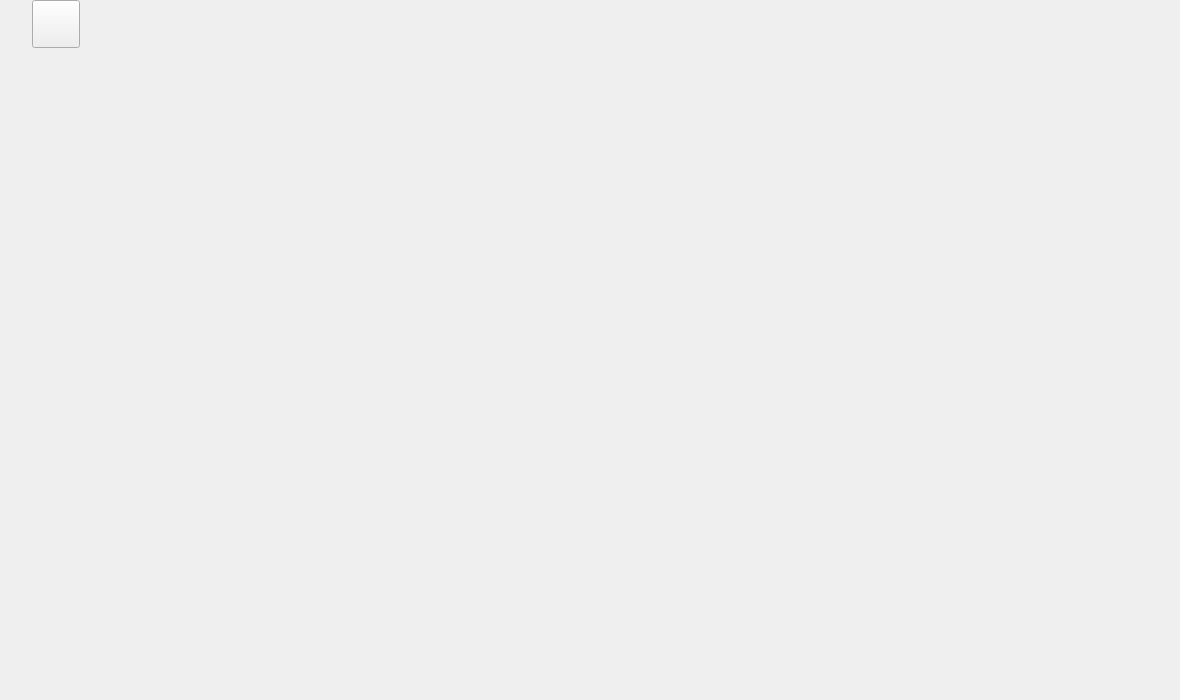
<?xml version="1.0" encoding="UTF-8"?>
<ui version="4.0">
 <class>EduSelectWidget</class>
 <widget class="QWidget" name="EduSelectWidget">
  <property name="geometry">
   <rect>
    <x>0</x>
    <y>0</y>
    <width>1180</width>
    <height>700</height>
   </rect>
  </property>
  <property name="minimumSize">
   <size>
    <width>1180</width>
    <height>700</height>
   </size>
  </property>
  <property name="maximumSize">
   <size>
    <width>1400</width>
    <height>800</height>
   </size>
  </property>
  <property name="windowTitle">
   <string>场景选择</string>
  </property>
  <property name="styleSheet">
   <string notr="true"/>
  </property>
  <layout class="QGridLayout" name="gridLayout">
   <property name="leftMargin">
    <number>0</number>
   </property>
   <property name="topMargin">
    <number>0</number>
   </property>
   <property name="rightMargin">
    <number>0</number>
   </property>
   <property name="bottomMargin">
    <number>0</number>
   </property>
   <property name="spacing">
    <number>0</number>
   </property>
   <item row="0" column="0">
    <widget class="QStackedWidget" name="stackedWidget">
     <property name="currentIndex">
      <number>0</number>
     </property>
     <widget class="QWidget" name="page">
      <layout class="QVBoxLayout" name="verticalLayout_3">
       <property name="spacing">
        <number>0</number>
       </property>
       <property name="leftMargin">
        <number>0</number>
       </property>
       <property name="topMargin">
        <number>0</number>
       </property>
       <property name="rightMargin">
        <number>0</number>
       </property>
       <property name="bottomMargin">
        <number>0</number>
       </property>
       <item>
        <layout class="QHBoxLayout" name="horizontalLayout">
         <property name="spacing">
          <number>0</number>
         </property>
         <property name="leftMargin">
          <number>32</number>
         </property>
         <item>
          <widget class="QPushButton" name="btn_back">
           <property name="minimumSize">
            <size>
             <width>48</width>
             <height>48</height>
            </size>
           </property>
           <property name="maximumSize">
            <size>
             <width>48</width>
             <height>16777215</height>
            </size>
           </property>
           <property name="text">
            <string/>
           </property>
          </widget>
         </item>
         <item>
          <spacer name="horizontalSpacer">
           <property name="orientation">
            <enum>Qt::Horizontal</enum>
           </property>
           <property name="sizeHint" stdset="0">
            <size>
             <width>40</width>
             <height>20</height>
            </size>
           </property>
          </spacer>
         </item>
        </layout>
       </item>
       <item>
        <spacer name="verticalSpacer">
         <property name="orientation">
          <enum>Qt::Vertical</enum>
         </property>
         <property name="sizeHint" stdset="0">
          <size>
           <width>20</width>
           <height>196</height>
          </size>
         </property>
        </spacer>
       </item>
       <item>
        <layout class="QHBoxLayout" name="horizontalLayout_3">
         <property name="spacing">
          <number>240</number>
         </property>
         <item>
          <spacer name="horizontalSpacer_2">
           <property name="orientation">
            <enum>Qt::Horizontal</enum>
           </property>
           <property name="sizeHint" stdset="0">
            <size>
             <width>40</width>
             <height>20</height>
            </size>
           </property>
          </spacer>
         </item>
         <item>
          <widget class="ImageButton" name="btn_teacher" native="true">
           <property name="minimumSize">
            <size>
             <width>300</width>
             <height>300</height>
            </size>
           </property>
           <property name="maximumSize">
            <size>
             <width>300</width>
             <height>300</height>
            </size>
           </property>
          </widget>
         </item>
         <item>
          <widget class="ImageButton" name="btn_student" native="true">
           <property name="minimumSize">
            <size>
             <width>300</width>
             <height>300</height>
            </size>
           </property>
           <property name="maximumSize">
            <size>
             <width>300</width>
             <height>300</height>
            </size>
           </property>
          </widget>
         </item>
         <item>
          <spacer name="horizontalSpacer_5">
           <property name="orientation">
            <enum>Qt::Horizontal</enum>
           </property>
           <property name="sizeHint" stdset="0">
            <size>
             <width>40</width>
             <height>20</height>
            </size>
           </property>
          </spacer>
         </item>
        </layout>
       </item>
       <item>
        <spacer name="verticalSpacer_2">
         <property name="orientation">
          <enum>Qt::Vertical</enum>
         </property>
         <property name="sizeHint" stdset="0">
          <size>
           <width>20</width>
           <height>196</height>
          </size>
         </property>
        </spacer>
       </item>
       <item>
        <spacer name="verticalSpacer_3">
         <property name="orientation">
          <enum>Qt::Vertical</enum>
         </property>
         <property name="sizeHint" stdset="0">
          <size>
           <width>20</width>
           <height>80</height>
          </size>
         </property>
        </spacer>
       </item>
      </layout>
     </widget>
     <widget class="QWidget" name="page_2">
      <layout class="QVBoxLayout" name="verticalLayout">
       <property name="spacing">
        <number>0</number>
       </property>
       <property name="leftMargin">
        <number>0</number>
       </property>
       <property name="topMargin">
        <number>0</number>
       </property>
       <property name="rightMargin">
        <number>0</number>
       </property>
       <property name="bottomMargin">
        <number>0</number>
       </property>
       <item>
        <layout class="QHBoxLayout" name="horizontalLayout_5">
         <property name="spacing">
          <number>0</number>
         </property>
         <property name="leftMargin">
          <number>32</number>
         </property>
         <item>
          <widget class="QPushButton" name="btn_back_2">
           <property name="minimumSize">
            <size>
             <width>48</width>
             <height>48</height>
            </size>
           </property>
           <property name="maximumSize">
            <size>
             <width>48</width>
             <height>48</height>
            </size>
           </property>
           <property name="text">
            <string/>
           </property>
          </widget>
         </item>
         <item>
          <spacer name="horizontalSpacer_6">
           <property name="orientation">
            <enum>Qt::Horizontal</enum>
           </property>
           <property name="sizeHint" stdset="0">
            <size>
             <width>40</width>
             <height>20</height>
            </size>
           </property>
          </spacer>
         </item>
        </layout>
       </item>
       <item>
        <spacer name="verticalSpacer_5">
         <property name="orientation">
          <enum>Qt::Vertical</enum>
         </property>
         <property name="sizeHint" stdset="0">
          <size>
           <width>20</width>
           <height>119</height>
          </size>
         </property>
        </spacer>
       </item>
       <item>
        <layout class="QHBoxLayout" name="horizontalLayout_10">
         <property name="spacing">
          <number>0</number>
         </property>
         <item>
          <spacer name="horizontalSpacer_15">
           <property name="orientation">
            <enum>Qt::Horizontal</enum>
           </property>
           <property name="sizeHint" stdset="0">
            <size>
             <width>40</width>
             <height>20</height>
            </size>
           </property>
          </spacer>
         </item>
         <item>
          <widget class="QWidget" name="course_widget" native="true">
           <property name="minimumSize">
            <size>
             <width>800</width>
             <height>454</height>
            </size>
           </property>
           <property name="styleSheet">
            <string notr="true"/>
           </property>
           <layout class="QGridLayout" name="gridLayout_4">
            <item row="0" column="1">
             <spacer name="verticalSpacer_7">
              <property name="orientation">
               <enum>Qt::Vertical</enum>
              </property>
              <property name="sizeHint" stdset="0">
               <size>
                <width>20</width>
                <height>76</height>
               </size>
              </property>
             </spacer>
            </item>
            <item row="1" column="0">
             <spacer name="horizontalSpacer_9">
              <property name="orientation">
               <enum>Qt::Horizontal</enum>
              </property>
              <property name="sizeHint" stdset="0">
               <size>
                <width>173</width>
                <height>20</height>
               </size>
              </property>
             </spacer>
            </item>
            <item row="1" column="1" colspan="2">
             <layout class="QGridLayout" name="gridLayout_3">
              <property name="rightMargin">
               <number>0</number>
              </property>
              <property name="bottomMargin">
               <number>0</number>
              </property>
              <property name="horizontalSpacing">
               <number>24</number>
              </property>
              <property name="verticalSpacing">
               <number>32</number>
              </property>
              <item row="1" column="1">
               <widget class="QComboBox" name="cmb_new_room_type">
                <property name="minimumSize">
                 <size>
                  <width>320</width>
                  <height>48</height>
                 </size>
                </property>
                <property name="maximumSize">
                 <size>
                  <width>320</width>
                  <height>48</height>
                 </size>
                </property>
                <item>
                 <property name="text">
                  <string>大班课</string>
                 </property>
                </item>
                <item>
                 <property name="text">
                  <string>大班小组课</string>
                 </property>
                </item>
               </widget>
              </item>
              <item row="4" column="1">
               <layout class="QHBoxLayout" name="horizontalLayout_6">
                <property name="spacing">
                 <number>8</number>
                </property>
                <property name="sizeConstraint">
                 <enum>QLayout::SetDefaultConstraint</enum>
                </property>
                <property name="leftMargin">
                 <number>0</number>
                </property>
                <item>
                 <spacer name="horizontalSpacer_7">
                  <property name="orientation">
                   <enum>Qt::Horizontal</enum>
                  </property>
                  <property name="sizeHint" stdset="0">
                   <size>
                    <width>40</width>
                    <height>20</height>
                   </size>
                  </property>
                 </spacer>
                </item>
                <item>
                 <widget class="QLabel" name="lbl_history_logo">
                  <property name="minimumSize">
                   <size>
                    <width>22</width>
                    <height>22</height>
                   </size>
                  </property>
                  <property name="maximumSize">
                   <size>
                    <width>22</width>
                    <height>22</height>
                   </size>
                  </property>
                  <property name="text">
                   <string/>
                  </property>
                 </widget>
                </item>
                <item>
                 <widget class="LabelWarp" name="lbl_history">
                  <property name="minimumSize">
                   <size>
                    <width>84</width>
                    <height>22</height>
                   </size>
                  </property>
                  <property name="maximumSize">
                   <size>
                    <width>84</width>
                    <height>22</height>
                   </size>
                  </property>
                  <property name="text">
                   <string>查看历史课堂</string>
                  </property>
                 </widget>
                </item>
                <item>
                 <spacer name="horizontalSpacer_8">
                  <property name="orientation">
                   <enum>Qt::Horizontal</enum>
                  </property>
                  <property name="sizeHint" stdset="0">
                   <size>
                    <width>40</width>
                    <height>20</height>
                   </size>
                  </property>
                 </spacer>
                </item>
               </layout>
              </item>
              <item row="0" column="0">
               <widget class="QLabel" name="lbl_course">
                <property name="minimumSize">
                 <size>
                  <width>0</width>
                  <height>48</height>
                 </size>
                </property>
                <property name="text">
                 <string>课程名称</string>
                </property>
                <property name="alignment">
                 <set>Qt::AlignRight|Qt::AlignTrailing|Qt::AlignVCenter</set>
                </property>
               </widget>
              </item>
              <item row="3" column="1">
               <widget class="QPushButton" name="btn_create_class">
                <property name="minimumSize">
                 <size>
                  <width>320</width>
                  <height>48</height>
                 </size>
                </property>
                <property name="maximumSize">
                 <size>
                  <width>320</width>
                  <height>16777215</height>
                 </size>
                </property>
                <property name="text">
                 <string>创建课堂</string>
                </property>
               </widget>
              </item>
              <item row="0" column="1">
               <widget class="QLineEdit" name="edt_new_room_id">
                <property name="minimumSize">
                 <size>
                  <width>320</width>
                  <height>48</height>
                 </size>
                </property>
                <property name="maximumSize">
                 <size>
                  <width>320</width>
                  <height>16777215</height>
                 </size>
                </property>
                <property name="placeholderText">
                 <string>请输入房间ID</string>
                </property>
               </widget>
              </item>
              <item row="1" column="0">
               <widget class="QLabel" name="lbl_type">
                <property name="minimumSize">
                 <size>
                  <width>72</width>
                  <height>48</height>
                 </size>
                </property>
                <property name="text">
                 <string>类型</string>
                </property>
                <property name="alignment">
                 <set>Qt::AlignRight|Qt::AlignTrailing|Qt::AlignVCenter</set>
                </property>
               </widget>
              </item>
              <item row="2" column="0">
               <widget class="QLabel" name="lbl_room_time">
                <property name="minimumSize">
                 <size>
                  <width>72</width>
                  <height>48</height>
                 </size>
                </property>
                <property name="text">
                 <string>课程时长</string>
                </property>
                <property name="alignment">
                 <set>Qt::AlignRight|Qt::AlignTrailing|Qt::AlignVCenter</set>
                </property>
               </widget>
              </item>
              <item row="2" column="1">
               <widget class="QComboBox" name="cmb_room_time">
                <property name="minimumSize">
                 <size>
                  <width>320</width>
                  <height>48</height>
                 </size>
                </property>
                <property name="maximumSize">
                 <size>
                  <width>320</width>
                  <height>48</height>
                 </size>
                </property>
                <item>
                 <property name="text">
                  <string>30 分钟</string>
                 </property>
                </item>
               </widget>
              </item>
             </layout>
            </item>
            <item row="1" column="3">
             <spacer name="horizontalSpacer_10">
              <property name="orientation">
               <enum>Qt::Horizontal</enum>
              </property>
              <property name="sizeHint" stdset="0">
               <size>
                <width>173</width>
                <height>20</height>
               </size>
              </property>
             </spacer>
            </item>
            <item row="2" column="2">
             <spacer name="verticalSpacer_8">
              <property name="orientation">
               <enum>Qt::Vertical</enum>
              </property>
              <property name="sizeHint" stdset="0">
               <size>
                <width>20</width>
                <height>76</height>
               </size>
              </property>
             </spacer>
            </item>
           </layout>
          </widget>
         </item>
         <item>
          <spacer name="horizontalSpacer_16">
           <property name="orientation">
            <enum>Qt::Horizontal</enum>
           </property>
           <property name="sizeHint" stdset="0">
            <size>
             <width>40</width>
             <height>20</height>
            </size>
           </property>
          </spacer>
         </item>
        </layout>
       </item>
       <item>
        <spacer name="verticalSpacer_6">
         <property name="orientation">
          <enum>Qt::Vertical</enum>
         </property>
         <property name="sizeHint" stdset="0">
          <size>
           <width>20</width>
           <height>173</height>
          </size>
         </property>
        </spacer>
       </item>
      </layout>
     </widget>
     <widget class="QWidget" name="page_3">
      <layout class="QVBoxLayout" name="verticalLayout_5">
       <property name="spacing">
        <number>0</number>
       </property>
       <property name="leftMargin">
        <number>0</number>
       </property>
       <property name="topMargin">
        <number>0</number>
       </property>
       <property name="rightMargin">
        <number>0</number>
       </property>
       <property name="bottomMargin">
        <number>0</number>
       </property>
       <item>
        <layout class="QVBoxLayout" name="verticalLayout_4">
         <property name="spacing">
          <number>0</number>
         </property>
         <item>
          <layout class="QHBoxLayout" name="horizontalLayout_4">
           <property name="spacing">
            <number>0</number>
           </property>
           <property name="leftMargin">
            <number>32</number>
           </property>
           <item>
            <widget class="QPushButton" name="btn_back_3">
             <property name="minimumSize">
              <size>
               <width>48</width>
               <height>48</height>
              </size>
             </property>
             <property name="maximumSize">
              <size>
               <width>48</width>
               <height>48</height>
              </size>
             </property>
             <property name="text">
              <string/>
             </property>
            </widget>
           </item>
           <item>
            <spacer name="horizontalSpacer_11">
             <property name="orientation">
              <enum>Qt::Horizontal</enum>
             </property>
             <property name="sizeHint" stdset="0">
              <size>
               <width>40</width>
               <height>20</height>
              </size>
             </property>
            </spacer>
           </item>
          </layout>
         </item>
         <item>
          <layout class="QGridLayout" name="gridLayout_5">
           <property name="spacing">
            <number>0</number>
           </property>
           <item row="0" column="1">
            <spacer name="verticalSpacer_9">
             <property name="orientation">
              <enum>Qt::Vertical</enum>
             </property>
             <property name="sizeHint" stdset="0">
              <size>
               <width>20</width>
               <height>40</height>
              </size>
             </property>
            </spacer>
           </item>
           <item row="1" column="0">
            <spacer name="horizontalSpacer_12">
             <property name="orientation">
              <enum>Qt::Horizontal</enum>
             </property>
             <property name="sizeHint" stdset="0">
              <size>
               <width>40</width>
               <height>20</height>
              </size>
             </property>
            </spacer>
           </item>
           <item row="1" column="1">
            <widget class="DeviceSetting" name="device_setting" native="true">
             <property name="minimumSize">
              <size>
               <width>800</width>
               <height>400</height>
              </size>
             </property>
            </widget>
           </item>
           <item row="1" column="2">
            <spacer name="horizontalSpacer_13">
             <property name="orientation">
              <enum>Qt::Horizontal</enum>
             </property>
             <property name="sizeHint" stdset="0">
              <size>
               <width>40</width>
               <height>20</height>
              </size>
             </property>
            </spacer>
           </item>
           <item row="2" column="1">
            <spacer name="verticalSpacer_10">
             <property name="orientation">
              <enum>Qt::Vertical</enum>
             </property>
             <property name="sizeHint" stdset="0">
              <size>
               <width>20</width>
               <height>200</height>
              </size>
             </property>
            </spacer>
           </item>
          </layout>
         </item>
        </layout>
       </item>
      </layout>
     </widget>
     <widget class="QWidget" name="page_4">
      <layout class="QVBoxLayout" name="verticalLayout_7">
       <property name="spacing">
        <number>0</number>
       </property>
       <property name="leftMargin">
        <number>0</number>
       </property>
       <property name="topMargin">
        <number>0</number>
       </property>
       <property name="rightMargin">
        <number>0</number>
       </property>
       <property name="bottomMargin">
        <number>0</number>
       </property>
       <item>
        <layout class="QHBoxLayout" name="horizontalLayout_7">
         <property name="leftMargin">
          <number>32</number>
         </property>
         <item>
          <widget class="QPushButton" name="btn_back_4">
           <property name="minimumSize">
            <size>
             <width>48</width>
             <height>48</height>
            </size>
           </property>
           <property name="maximumSize">
            <size>
             <width>48</width>
             <height>48</height>
            </size>
           </property>
           <property name="text">
            <string/>
           </property>
          </widget>
         </item>
         <item>
          <spacer name="horizontalSpacer_14">
           <property name="orientation">
            <enum>Qt::Horizontal</enum>
           </property>
           <property name="sizeHint" stdset="0">
            <size>
             <width>40</width>
             <height>20</height>
            </size>
           </property>
          </spacer>
         </item>
        </layout>
       </item>
       <item>
        <layout class="QGridLayout" name="gridLayout_7">
         <property name="verticalSpacing">
          <number>0</number>
         </property>
         <item row="0" column="1">
          <spacer name="verticalSpacer_13">
           <property name="orientation">
            <enum>Qt::Vertical</enum>
           </property>
           <property name="sizeHint" stdset="0">
            <size>
             <width>20</width>
             <height>40</height>
            </size>
           </property>
          </spacer>
         </item>
         <item row="1" column="0">
          <spacer name="horizontalSpacer_27">
           <property name="orientation">
            <enum>Qt::Horizontal</enum>
           </property>
           <property name="sizeHint" stdset="0">
            <size>
             <width>40</width>
             <height>20</height>
            </size>
           </property>
          </spacer>
         </item>
         <item row="1" column="1" colspan="2">
          <widget class="QWidget" name="rejoin_widget" native="true">
           <property name="minimumSize">
            <size>
             <width>800</width>
             <height>454</height>
            </size>
           </property>
           <layout class="QGridLayout" name="gridLayout_6">
            <item row="0" column="1">
             <spacer name="verticalSpacer_11">
              <property name="orientation">
               <enum>Qt::Vertical</enum>
              </property>
              <property name="sizeHint" stdset="0">
               <size>
                <width>20</width>
                <height>67</height>
               </size>
              </property>
             </spacer>
            </item>
            <item row="1" column="0">
             <spacer name="horizontalSpacer_25">
              <property name="orientation">
               <enum>Qt::Horizontal</enum>
              </property>
              <property name="sizeHint" stdset="0">
               <size>
                <width>174</width>
                <height>20</height>
               </size>
              </property>
             </spacer>
            </item>
            <item row="1" column="1">
             <layout class="QVBoxLayout" name="verticalLayout_6">
              <property name="spacing">
               <number>24</number>
              </property>
              <item>
               <layout class="QHBoxLayout" name="horizontalLayout_12">
                <property name="bottomMargin">
                 <number>20</number>
                </property>
                <item>
                 <spacer name="horizontalSpacer_23">
                  <property name="orientation">
                   <enum>Qt::Horizontal</enum>
                  </property>
                  <property name="sizeHint" stdset="0">
                   <size>
                    <width>40</width>
                    <height>20</height>
                   </size>
                  </property>
                 </spacer>
                </item>
                <item>
                 <widget class="QLabel" name="lbl_course_logo">
                  <property name="minimumSize">
                   <size>
                    <width>96</width>
                    <height>96</height>
                   </size>
                  </property>
                  <property name="text">
                   <string/>
                  </property>
                 </widget>
                </item>
                <item>
                 <spacer name="horizontalSpacer_24">
                  <property name="orientation">
                   <enum>Qt::Horizontal</enum>
                  </property>
                  <property name="sizeHint" stdset="0">
                   <size>
                    <width>40</width>
                    <height>20</height>
                   </size>
                  </property>
                 </spacer>
                </item>
               </layout>
              </item>
              <item>
               <layout class="QHBoxLayout" name="horizontalLayout_11">
                <item>
                 <spacer name="horizontalSpacer_21">
                  <property name="orientation">
                   <enum>Qt::Horizontal</enum>
                  </property>
                  <property name="sizeHint" stdset="0">
                   <size>
                    <width>40</width>
                    <height>20</height>
                   </size>
                  </property>
                 </spacer>
                </item>
                <item>
                 <widget class="QPushButton" name="btn_rejoin">
                  <property name="minimumSize">
                   <size>
                    <width>320</width>
                    <height>48</height>
                   </size>
                  </property>
                  <property name="text">
                   <string>重新进入课堂</string>
                  </property>
                 </widget>
                </item>
                <item>
                 <spacer name="horizontalSpacer_22">
                  <property name="orientation">
                   <enum>Qt::Horizontal</enum>
                  </property>
                  <property name="sizeHint" stdset="0">
                   <size>
                    <width>40</width>
                    <height>20</height>
                   </size>
                  </property>
                 </spacer>
                </item>
               </layout>
              </item>
              <item>
               <layout class="QHBoxLayout" name="horizontalLayout_9">
                <item>
                 <spacer name="horizontalSpacer_19">
                  <property name="orientation">
                   <enum>Qt::Horizontal</enum>
                  </property>
                  <property name="sizeHint" stdset="0">
                   <size>
                    <width>40</width>
                    <height>20</height>
                   </size>
                  </property>
                 </spacer>
                </item>
                <item>
                 <widget class="QLabel" name="lbl_hint">
                  <property name="text">
                   <string>请先下课，再创建新教室</string>
                  </property>
                 </widget>
                </item>
                <item>
                 <spacer name="horizontalSpacer_20">
                  <property name="orientation">
                   <enum>Qt::Horizontal</enum>
                  </property>
                  <property name="sizeHint" stdset="0">
                   <size>
                    <width>40</width>
                    <height>20</height>
                   </size>
                  </property>
                 </spacer>
                </item>
               </layout>
              </item>
              <item>
               <layout class="QHBoxLayout" name="horizontalLayout_8">
                <property name="spacing">
                 <number>8</number>
                </property>
                <item>
                 <spacer name="horizontalSpacer_17">
                  <property name="orientation">
                   <enum>Qt::Horizontal</enum>
                  </property>
                  <property name="sizeHint" stdset="0">
                   <size>
                    <width>40</width>
                    <height>20</height>
                   </size>
                  </property>
                 </spacer>
                </item>
                <item>
                 <widget class="QLabel" name="lbl_history_logo_2">
                  <property name="minimumSize">
                   <size>
                    <width>16</width>
                    <height>16</height>
                   </size>
                  </property>
                  <property name="text">
                   <string/>
                  </property>
                 </widget>
                </item>
                <item>
                 <widget class="LabelWarp" name="lbl_history_2">
                  <property name="text">
                   <string>查看历史记录</string>
                  </property>
                 </widget>
                </item>
                <item>
                 <spacer name="horizontalSpacer_18">
                  <property name="orientation">
                   <enum>Qt::Horizontal</enum>
                  </property>
                  <property name="sizeHint" stdset="0">
                   <size>
                    <width>40</width>
                    <height>20</height>
                   </size>
                  </property>
                 </spacer>
                </item>
               </layout>
              </item>
             </layout>
            </item>
            <item row="1" column="2">
             <spacer name="horizontalSpacer_26">
              <property name="orientation">
               <enum>Qt::Horizontal</enum>
              </property>
              <property name="sizeHint" stdset="0">
               <size>
                <width>174</width>
                <height>20</height>
               </size>
              </property>
             </spacer>
            </item>
            <item row="2" column="1">
             <spacer name="verticalSpacer_12">
              <property name="orientation">
               <enum>Qt::Vertical</enum>
              </property>
              <property name="sizeHint" stdset="0">
               <size>
                <width>20</width>
                <height>66</height>
               </size>
              </property>
             </spacer>
            </item>
           </layout>
          </widget>
         </item>
         <item row="1" column="3">
          <spacer name="horizontalSpacer_28">
           <property name="orientation">
            <enum>Qt::Horizontal</enum>
           </property>
           <property name="sizeHint" stdset="0">
            <size>
             <width>40</width>
             <height>20</height>
            </size>
           </property>
          </spacer>
         </item>
         <item row="2" column="2">
          <spacer name="verticalSpacer_14">
           <property name="orientation">
            <enum>Qt::Vertical</enum>
           </property>
           <property name="sizeHint" stdset="0">
            <size>
             <width>20</width>
             <height>173</height>
            </size>
           </property>
          </spacer>
         </item>
        </layout>
       </item>
      </layout>
     </widget>
     <widget class="QWidget" name="page_5">
      <layout class="QVBoxLayout" name="verticalLayout_8">
       <property name="spacing">
        <number>20</number>
       </property>
       <property name="leftMargin">
        <number>0</number>
       </property>
       <property name="topMargin">
        <number>0</number>
       </property>
       <property name="rightMargin">
        <number>0</number>
       </property>
       <property name="bottomMargin">
        <number>0</number>
       </property>
       <item>
        <layout class="QHBoxLayout" name="horizontalLayout_15">
         <property name="spacing">
          <number>0</number>
         </property>
         <property name="leftMargin">
          <number>32</number>
         </property>
         <property name="rightMargin">
          <number>32</number>
         </property>
         <item>
          <widget class="QPushButton" name="btn_back_5">
           <property name="minimumSize">
            <size>
             <width>48</width>
             <height>48</height>
            </size>
           </property>
           <property name="maximumSize">
            <size>
             <width>48</width>
             <height>48</height>
            </size>
           </property>
           <property name="text">
            <string/>
           </property>
          </widget>
         </item>
         <item>
          <spacer name="horizontalSpacer_29">
           <property name="orientation">
            <enum>Qt::Horizontal</enum>
           </property>
           <property name="sizeHint" stdset="0">
            <size>
             <width>40</width>
             <height>20</height>
            </size>
           </property>
          </spacer>
         </item>
         <item>
          <layout class="QHBoxLayout" name="horizontalLayout_13">
           <property name="spacing">
            <number>8</number>
           </property>
           <property name="leftMargin">
            <number>0</number>
           </property>
           <property name="topMargin">
            <number>10</number>
           </property>
           <item>
            <widget class="QLabel" name="lbl_refresh_logo">
             <property name="minimumSize">
              <size>
               <width>16</width>
               <height>16</height>
              </size>
             </property>
             <property name="maximumSize">
              <size>
               <width>16</width>
               <height>16</height>
              </size>
             </property>
             <property name="text">
              <string/>
             </property>
            </widget>
           </item>
           <item>
            <widget class="LabelWarp" name="lbl_refresh">
             <property name="minimumSize">
              <size>
               <width>28</width>
               <height>22</height>
              </size>
             </property>
             <property name="maximumSize">
              <size>
               <width>16777215</width>
               <height>22</height>
              </size>
             </property>
             <property name="text">
              <string>刷新</string>
             </property>
            </widget>
           </item>
          </layout>
         </item>
         <item>
          <spacer name="horizontalSpacer_30">
           <property name="orientation">
            <enum>Qt::Horizontal</enum>
           </property>
           <property name="sizeType">
            <enum>QSizePolicy::Fixed</enum>
           </property>
           <property name="sizeHint" stdset="0">
            <size>
             <width>32</width>
             <height>20</height>
            </size>
           </property>
          </spacer>
         </item>
         <item>
          <layout class="QHBoxLayout" name="horizontalLayout_14">
           <property name="spacing">
            <number>8</number>
           </property>
           <property name="topMargin">
            <number>10</number>
           </property>
           <item>
            <widget class="QLabel" name="lbl_history_logo_3">
             <property name="minimumSize">
              <size>
               <width>16</width>
               <height>16</height>
              </size>
             </property>
             <property name="maximumSize">
              <size>
               <width>16</width>
               <height>16</height>
              </size>
             </property>
             <property name="text">
              <string/>
             </property>
            </widget>
           </item>
           <item>
            <widget class="LabelWarp" name="lbl_history_3">
             <property name="maximumSize">
              <size>
               <width>16777215</width>
               <height>22</height>
              </size>
             </property>
             <property name="text">
              <string>查看历史课堂</string>
             </property>
            </widget>
           </item>
          </layout>
         </item>
        </layout>
       </item>
       <item>
        <widget class="StudentSelectPage" name="student_select_page" native="true">
         <property name="minimumSize">
          <size>
           <width>0</width>
           <height>645</height>
          </size>
         </property>
        </widget>
       </item>
      </layout>
     </widget>
    </widget>
   </item>
  </layout>
 </widget>
 <customwidgets>
  <customwidget>
   <class>ImageButton</class>
   <extends>QWidget</extends>
   <header location="global">image_button.h</header>
   <container>1</container>
  </customwidget>
  <customwidget>
   <class>LabelWarp</class>
   <extends>QLabel</extends>
   <header>label_warp.h</header>
  </customwidget>
  <customwidget>
   <class>DeviceSetting</class>
   <extends>QWidget</extends>
   <header>device_setting.h</header>
   <container>1</container>
  </customwidget>
  <customwidget>
   <class>StudentSelectPage</class>
   <extends>QWidget</extends>
   <header>student_select_page.h</header>
   <container>1</container>
  </customwidget>
 </customwidgets>
 <resources/>
 <connections/>
</ui>
